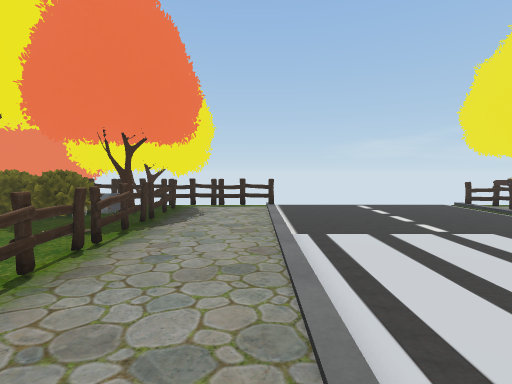
View 1 (above)

24 first-person views from a walk through a 3-D level made in the Unity game engine. The camera is 1.5 m above the floor, tilts 4° down and sees 85° across. The floor is counted in squares, 1 m on a side. Each view is taken from the middle of a square. On the plan, view 1 faces up. The plan holds only what a view shows up to about 14 squares ahead; the rest is blank. The place goes on beyond the plan. Some surface patterns are stand-ins.

View 2
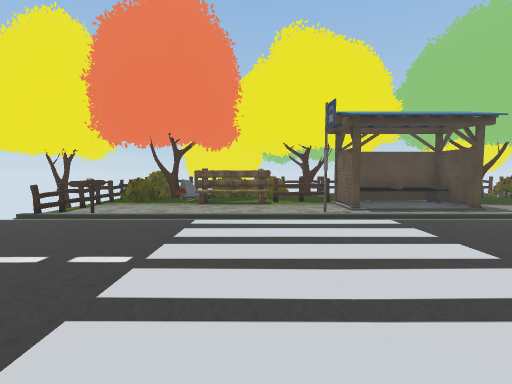

View 3
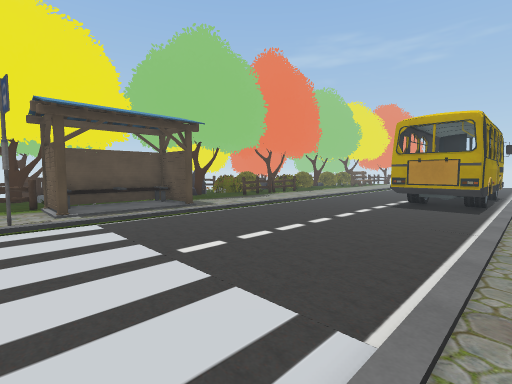

View 4
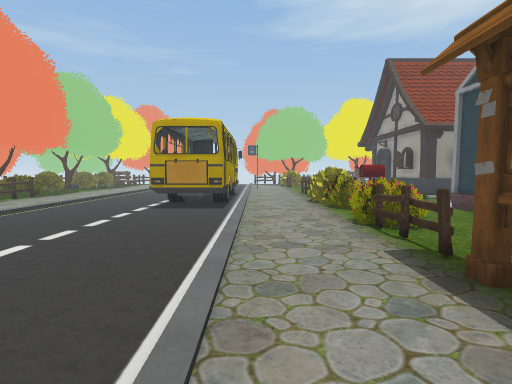

View 5
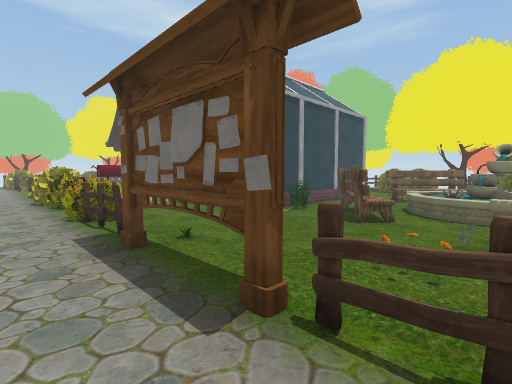

View 6
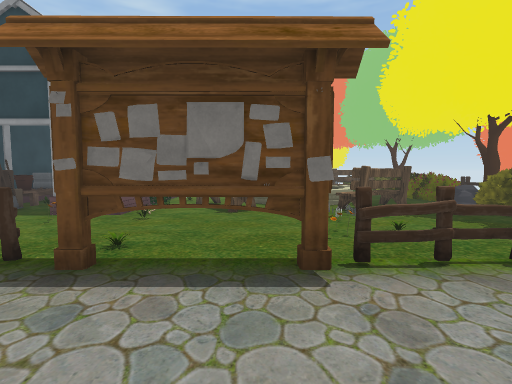

View 7
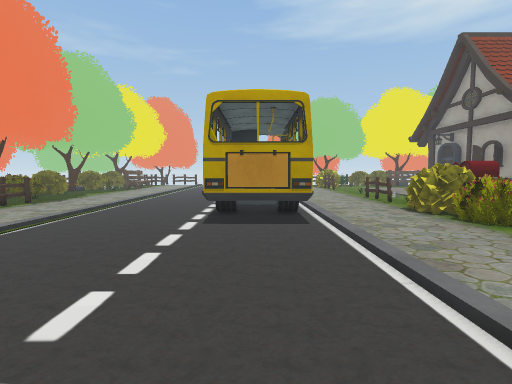

View 8
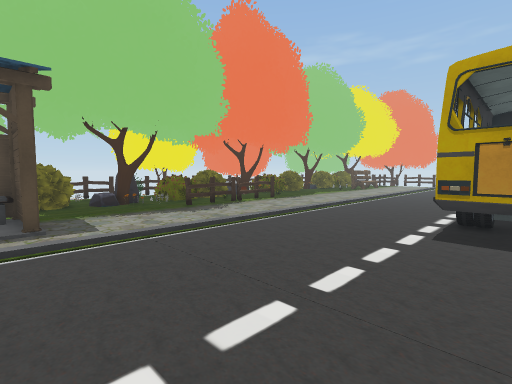

View 9
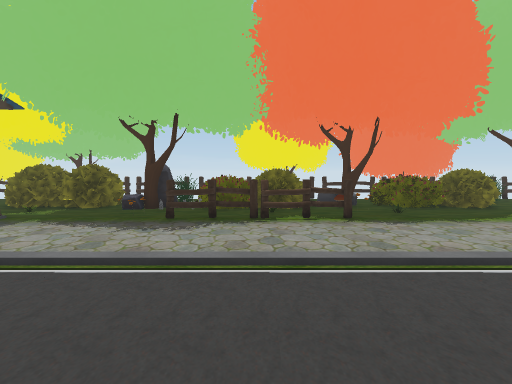

View 10
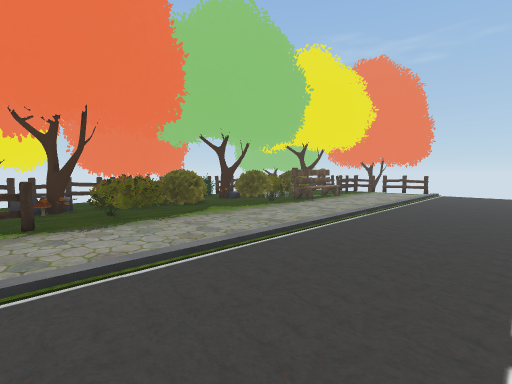

View 11
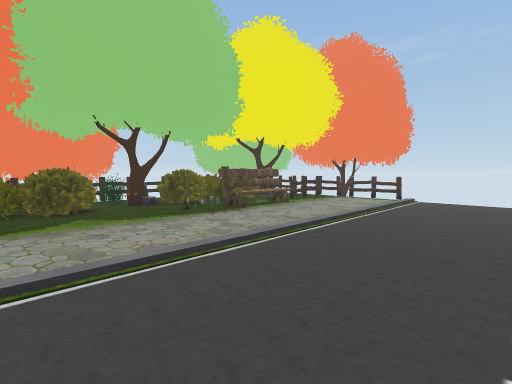

View 12
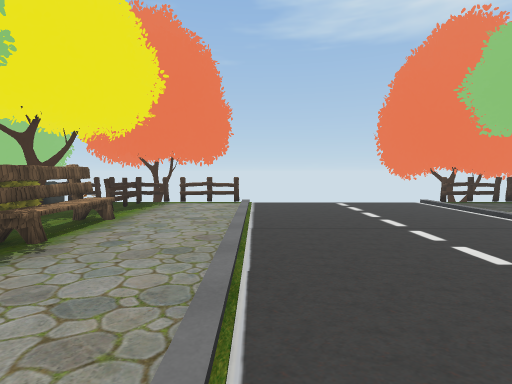

View 13
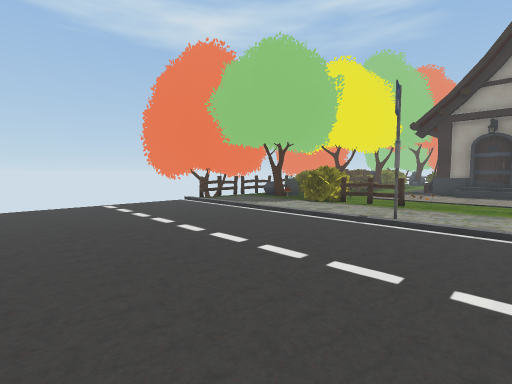

View 14
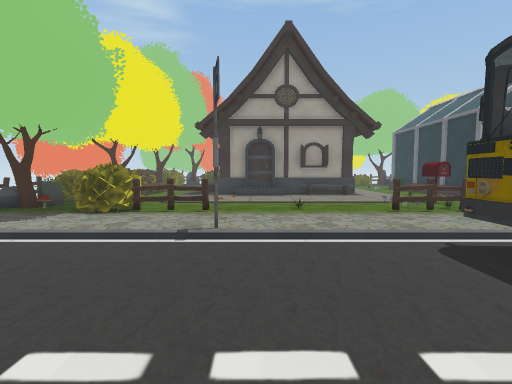

View 15
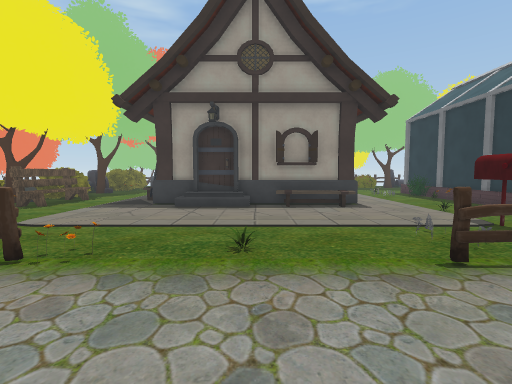

View 16
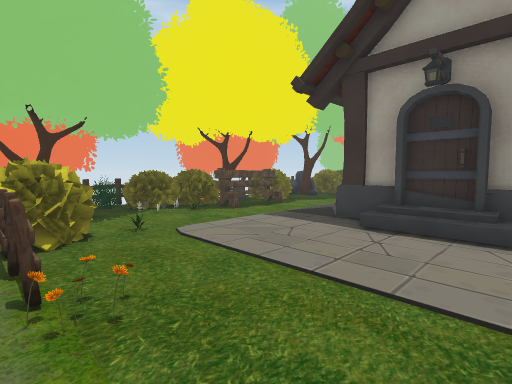

View 17
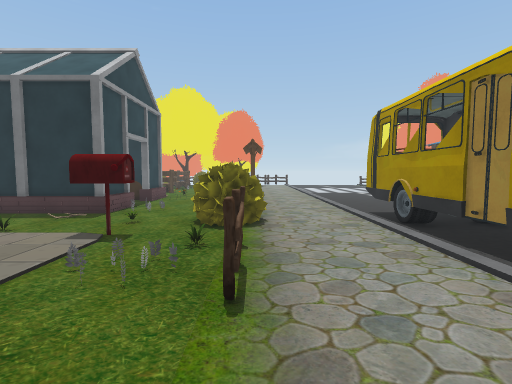

View 18
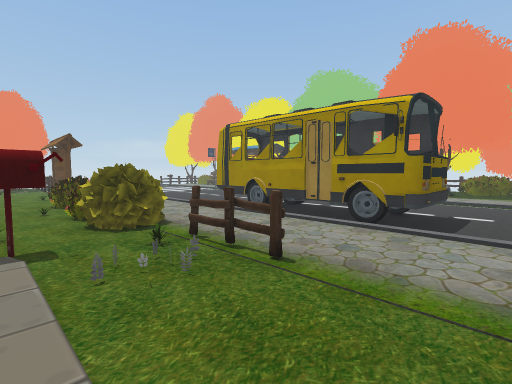

View 19
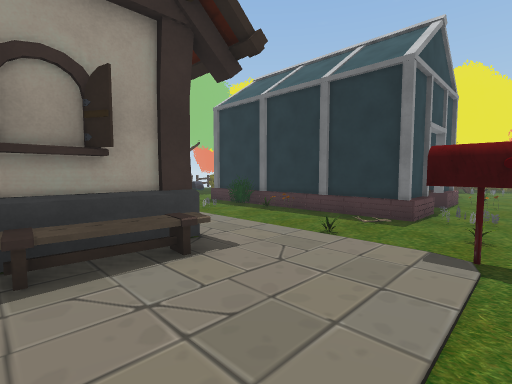

View 20
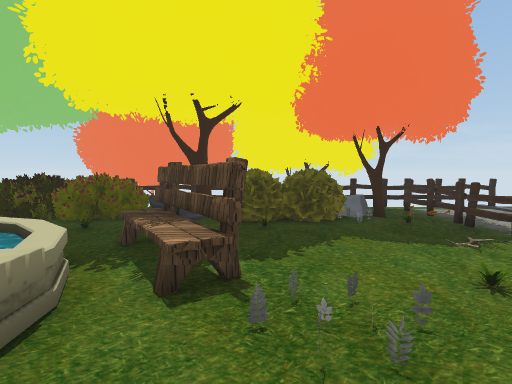

View 21
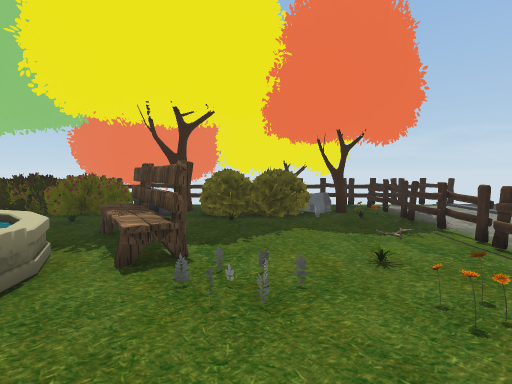

View 22
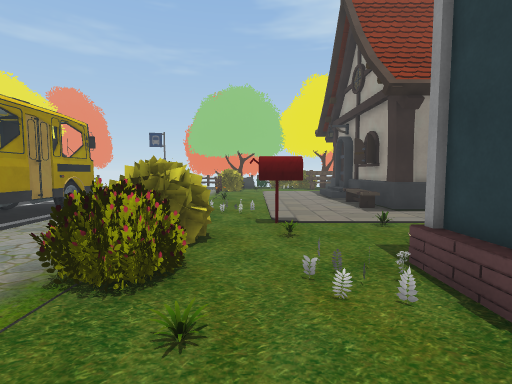

View 23
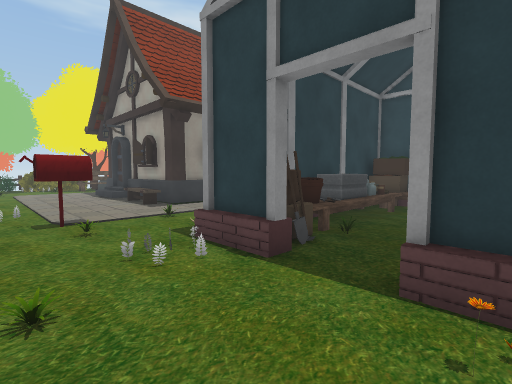

View 24
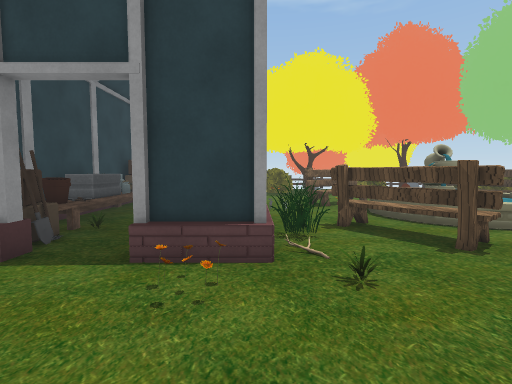

### Floor plan
Key: @ floor where view 1 was taken; # wall or solid block; x gap in a wall; . floor; / step, stairs or slope; = window, fence, low wall or low ledge; O other object.
Columns run from 13 left of view 1 to 19 right of it. Each row starts with its distance up from view 1.
 13 O#   O###O#O O.........OOOO
 12 OOO OOOO#OOOOOO........O....
 11 #OO ###OO.O.../........O....
 10 #OO####O#.O.../.............
  9 ....O##.O.O.../.............
  8 O.O.....O.O.../...........#O
  7 .OO.......O.../...........OO
  6 O.OO......O.../...........OO
  5 OOOOO..O..O.../...........OO
  4  OOO.O....O.../............O
  3   O....O..O.../............O
  2 OOO.......O.../........#...O...#
  1 OO.O......O.../.........OOO#...
  0 ..OOO.....O..@/.......... OOx
 -1 .OO.......O.../.......... OO. =
 -2 .O.O.....OO.../.......... OO..#
 -3 ..OO.O....O.../.......... OO.###
 -4 OOOOO.....O.../.........OOOOO##
 -5 O   O.O..=O.../..............##
 -6    .O...=##.../...............#
 -7 .........=#.../..............##
 -8 ..O.O...O...../.............OO#
 -9 OOOOO...==..../...........O..O#
-10 OOOOO.O.=##...OOOO........O..##
-11 OOOOO...###...OOOO........##.=#
-12 ........###...OOOO........OO.##
-13 ......O.###...OOOO........O.O##
-14 ...O..OO......OOOO........##.##
-15 .........OO...OOOO.........O..OO
-16  .........O....OOO..........O.O#
-17 OOOO....O.O...OOOO..........O.##
-18 OOOO......O...OOOO...........###
-19 OOOO........../OOO...........=#
-20 OOO.........../...............#
-21 OOO......O..../..............=##
-22   O.........../...............#
-23   O.........../...............OOO
-24   O......O...#/...............O##
-25   O.......O.../.............O.##
-26 OO........O.../............#OO##
-27 ..........O.../............O ##
-28 .......O###.../............O
-29 ........###.../............OO
-30 #O#.........../............O #
-31 OOOOO........./............O #
-32 O ###O.OOO..../............O
-33  #####O#OO..../............O
-34      #O#OOOOOO/........OOO#OO##
-35      OOOOOOOOOO           O OO

Where each view was taken, in squares from view 1:
view 1: 0 up, 0 right, facing up
view 2: 5 up, 0 right, facing right
view 3: 3 up, 0 right, facing down-right
view 4: 2 up, 0 right, facing down
view 5: 4 up, 1 left, facing down-left
view 6: 1 up, 1 right, facing left
view 7: 2 down, 3 right, facing down
view 8: 3 down, 3 right, facing down-right
view 9: 12 down, 5 right, facing right
view 10: 14 down, 5 right, facing down-right
view 11: 19 down, 5 right, facing down-right
view 12: 21 down, 9 right, facing down
view 13: 21 down, 9 right, facing down-left
view 14: 23 down, 7 right, facing left
view 15: 21 down, 1 right, facing left
view 16: 21 down, 3 left, facing down-left
view 17: 21 down, 3 left, facing up
view 18: 21 down, 7 left, facing up-right
view 19: 20 down, 6 left, facing up-left
view 20: 1 up, 9 left, facing up
view 21: 0 up, 8 left, facing up
view 22: 6 down, 6 left, facing down
view 23: 5 down, 5 left, facing down-left
view 24: 4 down, 4 left, facing left
